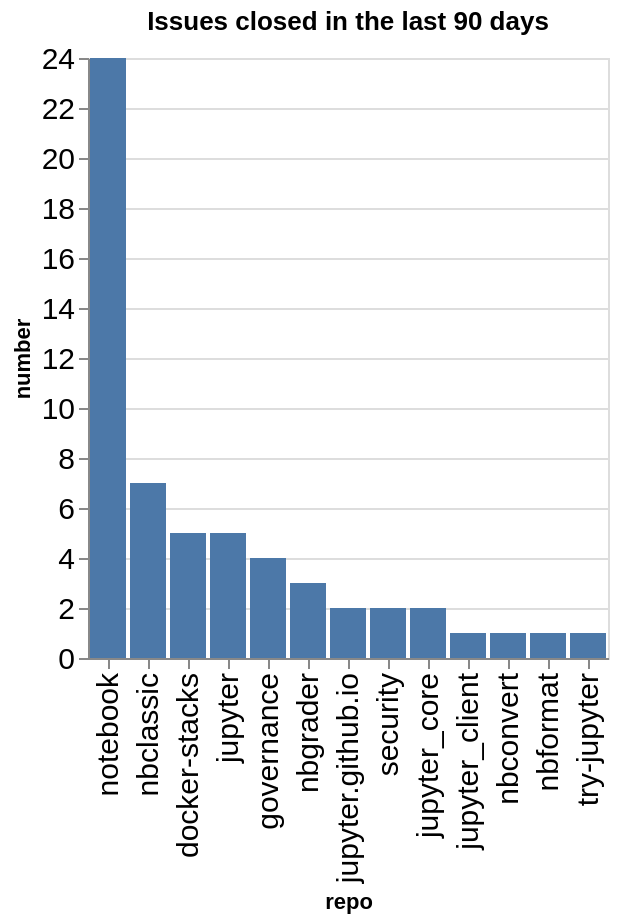

The notebook cell saved with this chart:
### Code cell
closed_counts = closed.groupby(['org', 'repo']).count()['number'].reset_index()
closed_counts['org/repo'] = closed_counts.apply(lambda a: a['org'] + '/' + a['repo'], axis=1)
sorted_vals = closed_counts.sort_values(['number'], ascending=False)['repo'].values
alt.Chart(data=closed_counts, title=f"Issues closed in the last {n_days} days").mark_bar().encode(
    x=alt.X('repo', sort=alt.Sort(sorted_vals.tolist())),
    y='number',
)

### Figure 1 — Vega-Lite specification as saved in the notebook (floating-point values rounded to 4 significant figures)
{"config": {"axisLeft": {"labelFontSize": 15}, "axisBottom": {"labelFontSize": 15}}, "data": {"name": "data-194014e2ede3d0f9b499b54cae188e77"}, "mark": {"type": "bar"}, "encoding": {"x": {"field": "repo", "sort": ["notebook", "nbclassic", "docker-stacks", "jupyter", "governance", "nbgrader", "jupyter.github.io", "security", "jupyter_core", "jupyter_client", "nbconvert", "nbformat", "try-jupyter"], "type": "nominal"}, "y": {"field": "number", "type": "quantitative"}}, "title": "Issues closed in the last 90 days", "$schema": "https://vega.github.io/schema/vega-lite/v5.20.1.json", "datasets": {"data-194014e2ede3d0f9b499b54cae188e77": [{"org": "jupyter", "repo": "docker-stacks", "number": 5, "org/repo": "jupyter/docker-stacks"}, {"org": "jupyter", "repo": "governance", "number": 4, "org/repo": "jupyter/governance"}, {"org": "jupyter", "repo": "jupyter", "number": 5, "org/repo": "jupyter/jupyter"}, {"org": "jupyter", "repo": "jupyter.github.io", "number": 2, "org/repo": "jupyter/jupyter.github.io"}, {"org": "jupyter", "repo": "jupyter_client", "number": 1, "org/repo": "jupyter/jupyter_client"}, {"org": "jupyter", "repo": "jupyter_core", "number": 2, "org/repo": "jupyter/jupyter_core"}, {"org": "jupyter", "repo": "nbclassic", "number": 7, "org/repo": "jupyter/nbclassic"}, {"org": "jupyter", "repo": "nbconvert", "number": 1, "org/repo": "jupyter/nbconvert"}, {"org": "jupyter", "repo": "nbformat", "number": 1, "org/repo": "jupyter/nbformat"}, {"org": "jupyter", "repo": "nbgrader", "number": 3, "org/repo": "jupyter/nbgrader"}, {"org": "jupyter", "repo": "notebook", "number": 24, "org/repo": "jupyter/notebook"}, {"org": "jupyter", "repo": "security", "number": 2, "org/repo": "jupyter/security"}, {"org": "jupyter", "repo": "try-jupyter", "number": 1, "org/repo": "jupyter/try-jupyter"}]}}
